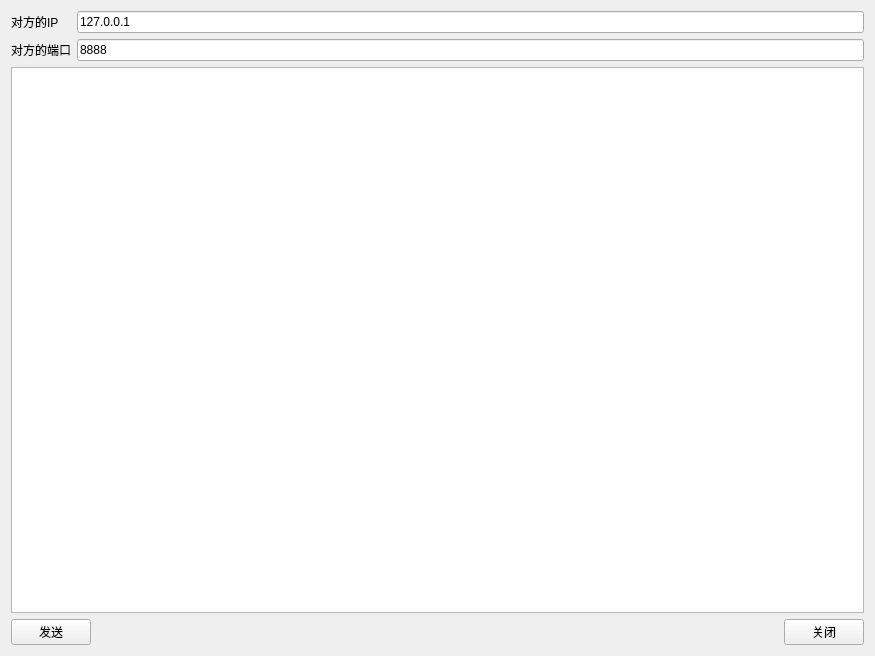
<?xml version="1.0" encoding="UTF-8"?>
<ui version="4.0">
 <class>ClientWidget</class>
 <widget class="QWidget" name="ClientWidget">
  <property name="geometry">
   <rect>
    <x>0</x>
    <y>0</y>
    <width>875</width>
    <height>656</height>
   </rect>
  </property>
  <property name="windowTitle">
   <string>Widget</string>
  </property>
  <layout class="QGridLayout" name="gridLayout">
   <item row="0" column="0">
    <widget class="QLabel" name="label">
     <property name="text">
      <string>对方的IP</string>
     </property>
    </widget>
   </item>
   <item row="0" column="1" colspan="3">
    <widget class="QLineEdit" name="lineEditIP">
     <property name="text">
      <string>127.0.0.1</string>
     </property>
    </widget>
   </item>
   <item row="1" column="0">
    <widget class="QLabel" name="label_2">
     <property name="text">
      <string>对方的端口</string>
     </property>
    </widget>
   </item>
   <item row="1" column="1" colspan="3">
    <widget class="QLineEdit" name="lineEditPort">
     <property name="text">
      <string>8888</string>
     </property>
    </widget>
   </item>
   <item row="2" column="0" colspan="4">
    <widget class="QTextEdit" name="textEdit"/>
   </item>
   <item row="3" column="0" colspan="2">
    <widget class="QPushButton" name="ButtonSend">
     <property name="text">
      <string>发送</string>
     </property>
    </widget>
   </item>
   <item row="3" column="2">
    <spacer name="horizontalSpacer">
     <property name="orientation">
      <enum>Qt::Horizontal</enum>
     </property>
     <property name="sizeHint" stdset="0">
      <size>
       <width>692</width>
       <height>20</height>
      </size>
     </property>
    </spacer>
   </item>
   <item row="3" column="3">
    <widget class="QPushButton" name="ButtonClose">
     <property name="text">
      <string>关闭</string>
     </property>
    </widget>
   </item>
  </layout>
 </widget>
 <layoutdefault spacing="6" margin="11"/>
 <resources/>
 <connections/>
</ui>
